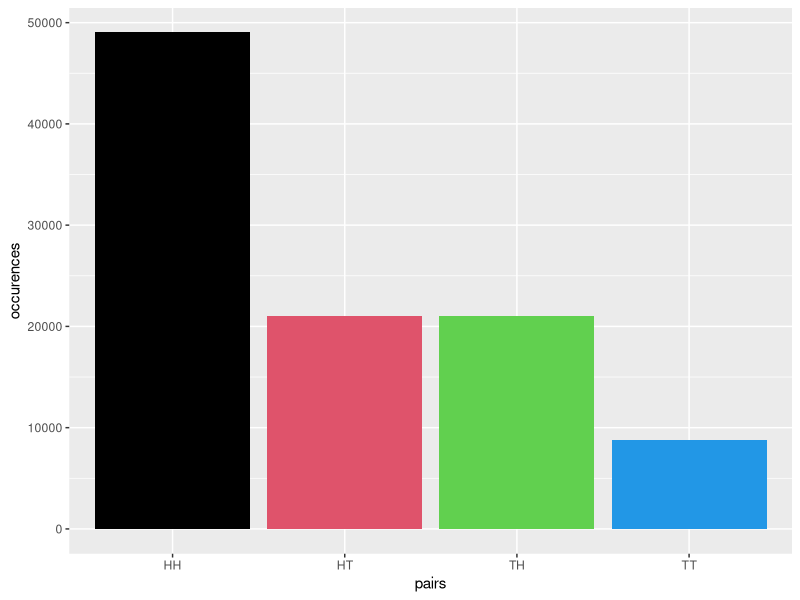
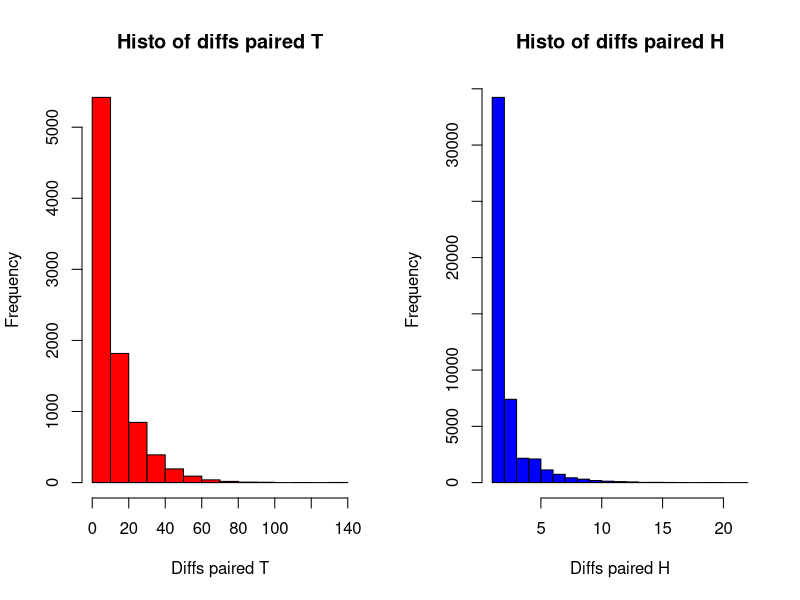
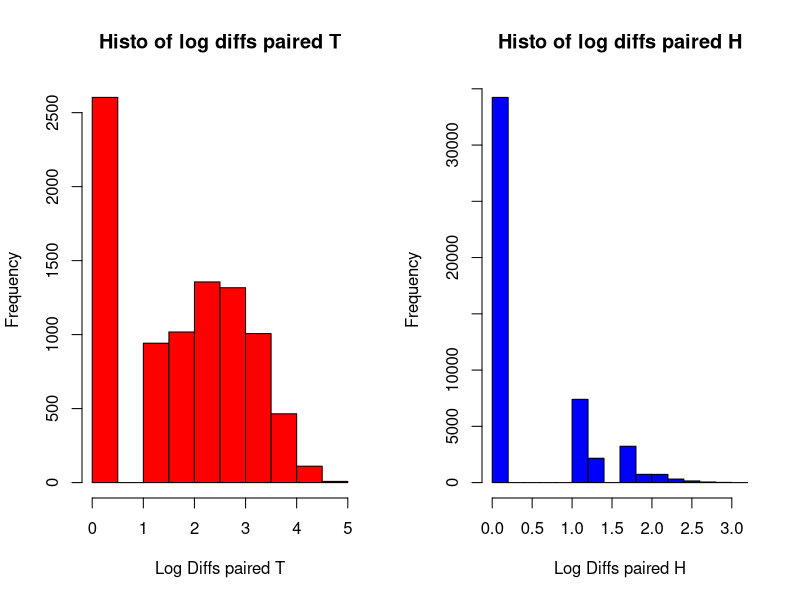

These charts were generated, in order, by the following R code:
# coin toss - paired occurences distribution and a complication on the
# geometric distribution

library(ggplot2)
EPS <- 1.0e-10
p_H <- 0.7
p_T <- 1.0 - p_H
N <- 100000
N1 <- N - 1

options <- c("H", "T")

data <- sample(options,
               N,
               replace = TRUE,
               prob = c(p_H, p_T))

# code : 1 = "HH", 2 = "HT", 3 = "TH", 4 = "TT" ; 4 choices for the pairs

occurences <- numeric(length = 4)

paired_H_occurences <- NULL
paired_T_occurences <- NULL

for ( i in 1:N1) {
  j <- i + 1
  
  if (data[i] == "H" && data[j] == "H") {
    occurences[1] <- occurences[1] + 1
    # note position of first H down
    paired_H_occurences <- c(paired_H_occurences, i)
  } else if (data[i] == "H" && data[j] == "T") {
    occurences[2] <- occurences[2] + 1
  } else if (data[i] == "T" && data[j] == "H") {
    occurences[3] <- occurences[3] + 1
  } else {
    occurences[4] <- occurences[4] + 1
    # note position of first T down
    paired_T_occurences <- c(paired_T_occurences, i)
  }
}

occ_df <- data.frame(index = c(1:4), 
                     pairs = c("HH", "HT", "TH", "TT"),
                     occurences = occurences,
                     stringsAsFactors = FALSE)

ggplot(
  data = occ_df, aes(x = pairs, y = occurences)
) + geom_bar(stat = "identity", fill = factor(occ_df$index))

# distances between the starting point of successive pairs #

diff_paired_H_occurences <- diff(paired_H_occurences)
diff_paired_T_occurences <- diff(paired_T_occurences)

# plot their histos
par(mfrow=c(1,2))
hist(diff_paired_T_occurences, col = "red", main = "Histo of diffs paired T", xlab = "Diffs paired T")
hist(diff_paired_H_occurences, col = "blue", main = "Histo of diffs paired H", xlab = "Diffs paired H")


# log plots
par(mfrow=c(1,2))
hist(log(diff_paired_T_occurences+EPS), col = "red", main = "Histo of log diffs paired T", xlab = "Log Diffs paired T")
hist(log(diff_paired_H_occurences+EPS), col = "blue", main = "Histo of log diffs paired H", xlab = "Log Diffs paired H")



